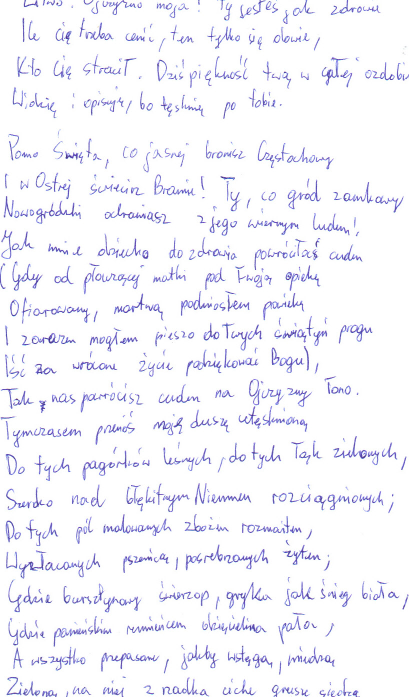
#> input picture sources/author5/skany/PanTadeusz_1.bmp, 818 x 1394 px, found by its file name (shown at 1/2 size); its folder holds only this picture in this run
$ python page_tiling.py
#> lines starting #> are read from the running program, lines starting #| are printed output that depends on the picture
import os
from skimage.transform import resize
from matplotlib import pyplot as plt
from matplotlib import image as mpimg
import pdb

num_of_authors = 8
# max_num_of_words_per_author = 400000

def crop(n, max_n):
    return max(0,n) if n <= max_n else max_n

def merge(l, start, end):
    sub_merged = ""
    for o in l[start:end+1]:
        sub_merged = sub_merged+o
    merged = l[:start] + [sub_merged] + l[end+1:]
    return merged
h_l, w_l = [], []

hor_tile = 4
for author_no in range(num_of_authors):
    source_dir = 'sources\\author'+str(author_no + 1)+'\\skany'
    label_dir = 'data\\'+'a'+str(author_no + 1)
    files = os.listdir(source_dir)
    image_files = [file for file in files if file.endswith('bmp')]
    subimage_no = 0
    for image_file in image_files:
        image_file_name = source_dir + "\\" + image_file
        image = mpimg.imread(str(image_file_name))
#> image is the input picture: shape (1394, 818, 3); mean R, G, B 244.4, 244.2, 250.3
        image_h, image_w = len(image), len(image[0])
#> image_h = 1394; image_w = 818
        ver_tile = int(hor_tile * image_h/image_w)
#> ver_tile = 6
        tile_size = int(image_w / hor_tile)
#> tile_size = 204
        for yp in range(ver_tile):
            for xp in range(hor_tile):
                subimage = image[yp*tile_size:(yp+1)*tile_size,
                                 xp*tile_size:(xp+1)*tile_size]
                subimage_no+=1
                mpimg.imsave(label_dir+'\\'+str(subimage_no)+'.bmp',subimage)
#> this loop made 6 passes
#> pass 1, `mpimg.imsave(label_dir+'\\'+str(subimage_no)+'.bmp',subimage)`:
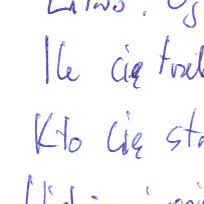
#> saved as 1.bmp: shape (204, 204, 3); mean R, G, B 245.4, 245.3, 250.7
#> pass 1, `mpimg.imsave(label_dir+'\\'+str(subimage_no)+'.bmp',subimage)`:
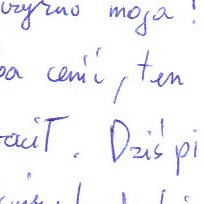
#> saved as 2.bmp: shape (204, 204, 3); mean R, G, B 245.7, 245.6, 250.8
#> pass 1, `mpimg.imsave(label_dir+'\\'+str(subimage_no)+'.bmp',subimage)`:
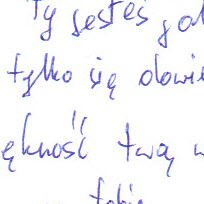
#> saved as 3.bmp: shape (204, 204, 3); mean R, G, B 243.9, 243.9, 250.2
#> pass 1, `mpimg.imsave(label_dir+'\\'+str(subimage_no)+'.bmp',subimage)`:
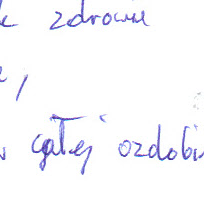
#> saved as 4.bmp: shape (204, 204, 3); mean R, G, B 248, 247.9, 252
#> after the loop, subimage_no = 24


    if not os.path.exists(label_dir):
        os.makedirs(label_dir)
